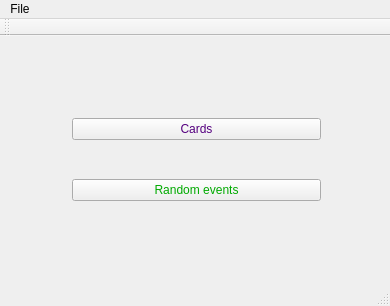
<?xml version="1.0" encoding="UTF-8"?>
<ui version="4.0">
 <class>MainWindow</class>
 <widget class="QMainWindow" name="MainWindow">
  <property name="geometry">
   <rect>
    <x>0</x>
    <y>0</y>
    <width>390</width>
    <height>306</height>
   </rect>
  </property>
  <property name="windowTitle">
   <string>MainWindow</string>
  </property>
  <widget class="QWidget" name="centralWidget">
   <widget class="QWidget" name="">
    <property name="geometry">
     <rect>
      <x>61</x>
      <y>38</y>
      <width>271</width>
      <height>171</height>
     </rect>
    </property>
    <layout class="QVBoxLayout" name="verticalLayout">
     <item>
      <widget class="QPushButton" name="pushButton_3">
       <property name="styleSheet">
        <string notr="true">color:rgb(85, 0, 127);

font: 20pt &quot;MS Shell Dlg 2&quot;;</string>
       </property>
       <property name="text">
        <string>Cards</string>
       </property>
      </widget>
     </item>
     <item>
      <widget class="QPushButton" name="pushButton_2">
       <property name="styleSheet">
        <string notr="true">color:rgb(0, 170, 0);

font: 20pt &quot;MS Shell Dlg 2&quot;;
</string>
       </property>
       <property name="text">
        <string>Random events</string>
       </property>
      </widget>
     </item>
    </layout>
   </widget>
  </widget>
  <widget class="QMenuBar" name="menuBar">
   <property name="geometry">
    <rect>
     <x>0</x>
     <y>0</y>
     <width>390</width>
     <height>21</height>
    </rect>
   </property>
   <widget class="QMenu" name="menuFile">
    <property name="title">
     <string>File</string>
    </property>
    <addaction name="actionClose"/>
    <addaction name="actionInstruction"/>
   </widget>
   <addaction name="menuFile"/>
  </widget>
  <widget class="QToolBar" name="mainToolBar">
   <attribute name="toolBarArea">
    <enum>TopToolBarArea</enum>
   </attribute>
   <attribute name="toolBarBreak">
    <bool>false</bool>
   </attribute>
  </widget>
  <widget class="QStatusBar" name="statusBar"/>
  <action name="actionClose">
   <property name="icon">
    <iconset resource="resource.qrc">
     <normaloff>:/res/img/close.png</normaloff>:/res/img/close.png</iconset>
   </property>
   <property name="text">
    <string>Close</string>
   </property>
  </action>
  <action name="actionInstruction">
   <property name="icon">
    <iconset resource="resource.qrc">
     <normaloff>:/res/img/question_mark.png</normaloff>:/res/img/question_mark.png</iconset>
   </property>
   <property name="text">
    <string>Instruction</string>
   </property>
  </action>
 </widget>
 <layoutdefault spacing="6" margin="11"/>
 <resources>
  <include location="resource.qrc"/>
 </resources>
 <connections/>
</ui>
